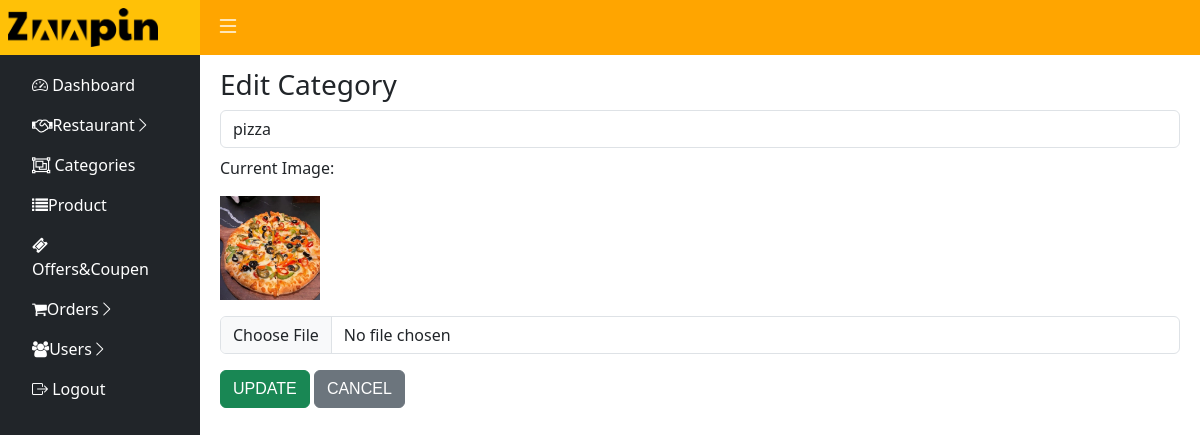
/admin/edit-category.php?id=40, run on the app's committed database.
### tables this page shows
CREATE TABLE `category` (
  `categoryid` int(11) NOT NULL,
  `categoryname` varchar(100) NOT NULL,
  `image` varchar(150) NOT NULL,
  `createdon` timestamp NOT NULL DEFAULT current_timestamp()
);

### admin/edit-category.php (the view, shortened to what this page needs)
<?php
include('../config.php');
$id = $_GET['id'];
$query = mysqli_query($conn, "SELECT * FROM category WHERE categoryid = $id");
$category = mysqli_fetch_assoc($query);
?>
<!DOCTYPE html>
<html lang="en">
<head>
    <link href="https://cdn.jsdelivr.net/npm/bootstrap@5.3.0/dist/css/bootstrap.min.css" rel="stylesheet">
</head>
<body>
<?php include('admin-header.php'); ?>
<div class="content mt-5"  id="mainContent">
    <h3>Edit Category</h3>
    <form method="post" enctype="multipart/form-data">
        <input type="text" name="categoryname" class="form-control" value="<?= $category['categoryname'] ?>" required>
        <p class="mt-2">Current Image:</p>
        <img src="uploads/<?= $category['image'] ?>" width="100" class="mb-2">
        <input type="file" name="categoryimage" class="form-control mt-2">
        <button type="submit" name="update" class="btn btn-success mt-3">Update</button>
        <a href="Categories.php" class="btn btn-secondary mt-3">Cancel</a>
    </form>
</div>
</body>
</html>

### css/style.css (style rules this page uses)
:root { --primary: #FEA116; --light: #F1F8FF; --dark: #0F172B; }
.btn { font-family: 'Nunito', sans-serif; font-weight: 500; text-transform: uppercase; transition: .5s; }
.btn.btn-primary, .btn.btn-secondary { color: #FFFFFF; }

### admin/admin-header.php (style rules this page uses)
.content { margin-top:50px; margin-left: 200px; transition: all 0.3s ease; padding: 20px; min-height: 100vh; }

### data on the page
category: categoryname "pizza", image (picture)
